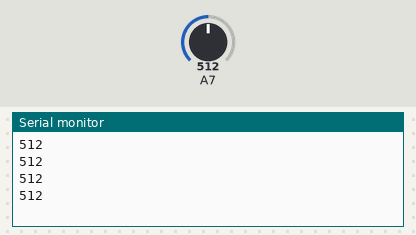
A sketch run on a simulated Arduino Mega 2560, built with avr-gcc and run on an emulated ATmega2560. On the bench: the last lines printed to the serial monitor. Inputs (shaded band) come from the test bench; at power-on: A7 = 512.

Above: at 1.2 s.
1.3 s: A7 set to 716
At 1.71 s:
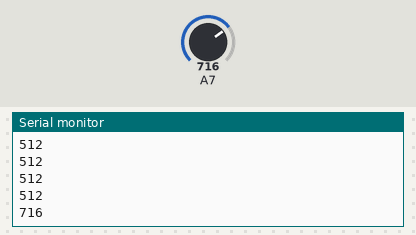
2.8 s: A7 set to 900
At 2.91 s:
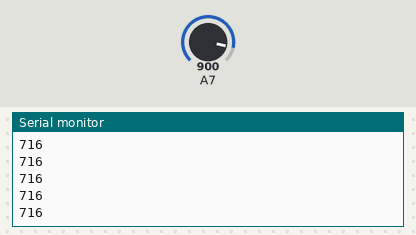
Timing chart, 0 to 5.8 s (numbered marks = the images above; inputs shaded):
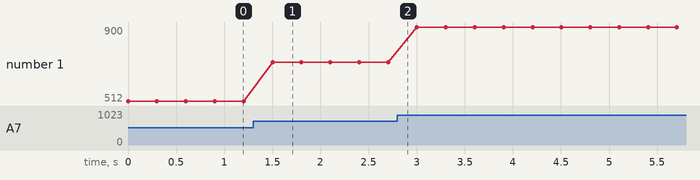

Measured:
- after the input at 1.3 s, the serial monitor: prints a new line after 0.20 s (image 1)
- plotted number 1: 512 → 716 after the input at 1.3 s, 716 → 900 after the input at 2.8 s

The sketch:

CDS.ino
```cpp
#define CDS 39 //GPIO 39번에 조도센서 연결

void setup() {
  Serial.begin(9600);
}

void loop() {
  int cds_value = analogRead(CDS);
  Serial.println(cds_value);
  delay(300);
}
```
